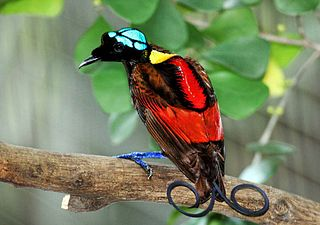
#> input picture 18 - Unsupervised Learning/01 - Clustering/assets/cendrawasih_botak.jpg, 320 x 225 px
$ jupyter execute --allow-errors 'Tugas PCD_Pemampatan Citra_1910501050_Rahmat Aldino.ipynb'
#> lines starting #> are read from the running program, lines starting #| are printed output that depends on the picture; long printed decimals are rounded
# Tugas PCD (Pemampatan Citra atau Kompresi Citra)

**Nama : Rahmat Aldino**

**NPM : 1910501050**

**Rombel : 2**

[cell 1]
import numpy as np
import matplotlib.pyplot as plt
from sklearn.cluster import KMeans

[cell 2]
img = plt.imread("assets/cendrawasih_botak.jpg")
#> img is the input picture: shape (225, 320, 3); mean R, G, B 121.3, 128.6, 96.9
img.shape
#> Out = (225, 320, 3)

[cell 3]
plt.imshow(img)

## Buat tiap pixel jadi data

[cell 4]
img = img.reshape(-1, 3)
img

[cell 5]
len(img) # total pixel
#> Out = 72000

[cell 6]
len(np.unique(img, axis=0)) # total unique color
#> Out = 41644

## Cluster 49318 warna menjadi 8 palet warna

#> (a cell that did not finish here is left out)

#> (a cell that did not finish here is left out)

#> (a cell that did not finish here is left out)

#> (a cell that did not finish here is left out)

#> (a cell that did not finish here is left out)

[cell 12]
def quantize(img, n_palette):
    n_unique = len(np.unique(img.reshape(-1, 3), axis=0))

    kmeans = KMeans(n_clusters=n_palette, random_state=42, n_jobs=-1)
    labels = kmeans.fit_predict(img.reshape(-1, 3))
    pallete = kmeans.cluster_centers_.astype(int)
    quantized_img = pallete[labels].reshape(*img.shape)

    plt.figure(figsize=(15, 6))
    plt.subplot(121)
    plt.imshow(img)
    plt.title(f"Original Image [{n_unique} colors]")
    plt.xticks([]); plt.yticks([])

    plt.subplot(122)
    plt.imshow(quantized_img)
    plt.title(f"Quantized Image [{n_palette} colors]")
    plt.xticks([]); plt.yticks([])

[cell 13]
img = plt.imread("assets/komodo.jpg")
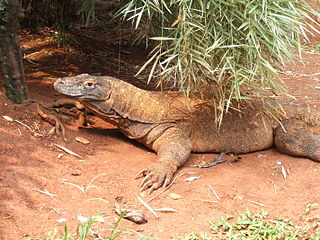
#> input picture 18 - Unsupervised Learning/01 - Clustering/assets/komodo.jpg, 320 x 240 px
#> img is the input picture: shape (240, 320, 3); mean R, G, B 169.2, 131.9, 99.3
#> (the rest of this cell did not finish here and is left out)

#> in quantize, `n_unique = len(np.unique(img.reshape(-1, 3), axis=0))`: n_unique = 48548

[cell 14]
img = plt.imread("assets/komodo.jpg")
#> (the rest of this cell did not finish here and is left out)


[cell 15]
img = plt.imread("assets/cendrawasih_botak.jpg")
#> (the rest of this cell did not finish here and is left out)


[cell 16]
img = plt.imread("assets/arwana_merah.jpg")
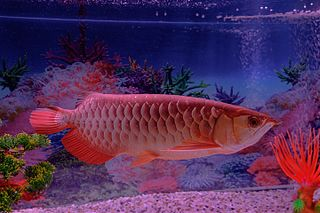
#> input picture 18 - Unsupervised Learning/01 - Clustering/assets/arwana_merah.jpg, 320 x 213 px
#> img is the input picture: shape (213, 320, 3); mean R, G, B 82.5, 46.6, 87.9
#> (the rest of this cell did not finish here and is left out)


# perhitungan komparasi nya

Original Image
- 100x100x3 RGB
- `(100*100)*(3*8bit) = 240.000 bit = 30 KB`

Compressed Image (32 palette)
- 100x100 label + 32x3 RGB
- `(100*100*4bit) + (32*3*8bit) = 40.768 bit = 5 KB`

[cell 17]
from math import log10, sqrt
import numpy as np
import cv2

[cell 18]
from math import log10, sqrt
import numpy as np
import cv2

def RumusPNSR(image, compres):
    mse = np.mean((image -compres)**2)
    if (mse == 0):
        return 100
    pixel = 255.0
    pnsr = 20 * log10(pixel/sqrt(mse))
    return pnsr


image = cv2.imread("assets/komodo asli.png")
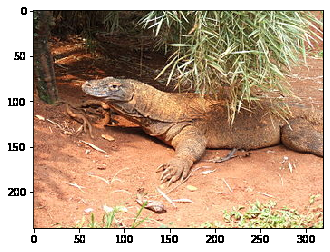
#> input picture 18 - Unsupervised Learning/01 - Clustering/assets/komodo asli.png, 330 x 252 px
#> image is the input picture: shape (252, 330, 3); mean B, G, R 131.8, 156.4, 184.6
compres = cv2.imread("assets/komodo kompress.png")
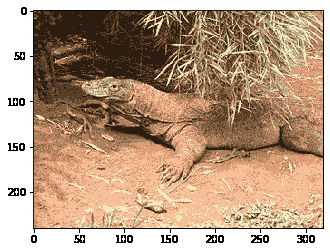
#> input picture 18 - Unsupervised Learning/01 - Clustering/assets/komodo kompress.png, 330 x 252 px
#> compres is the input picture: shape (252, 330, 3); mean B, G, R 131.3, 156.1, 184.2
PNSR = RumusPNSR(image, compres)
#> in RumusPNSR, `mse = np.mean((image -compres)**2)`: mse = 57.79
#> in RumusPNSR, `pnsr = 20 * log10(pixel/sqrt(mse))`: pnsr = 30.51
#> PNSR = 30.51
print(PNSR)
#| 30.513

[cell 19]
from math import log10, sqrt

import numpy as np
import cv2

def PSNR(original,compressed):
    mse = np.mean((original - compressed) ** 2)
#> mse = 57.79
    if(mse==0):
        return 100
    max_pixel = 255.0
    psnr = 20 * log10(max_pixel / sqrt(mse))
#> psnr = 30.51
    return psnr

original = cv2.imread("assets/komodo asli.png")
compressed = cv2.imread("assets/komodo kompress.png")
value = PSNR(original,compressed)
#> value = 30.51
print(value)
#| 30.513
